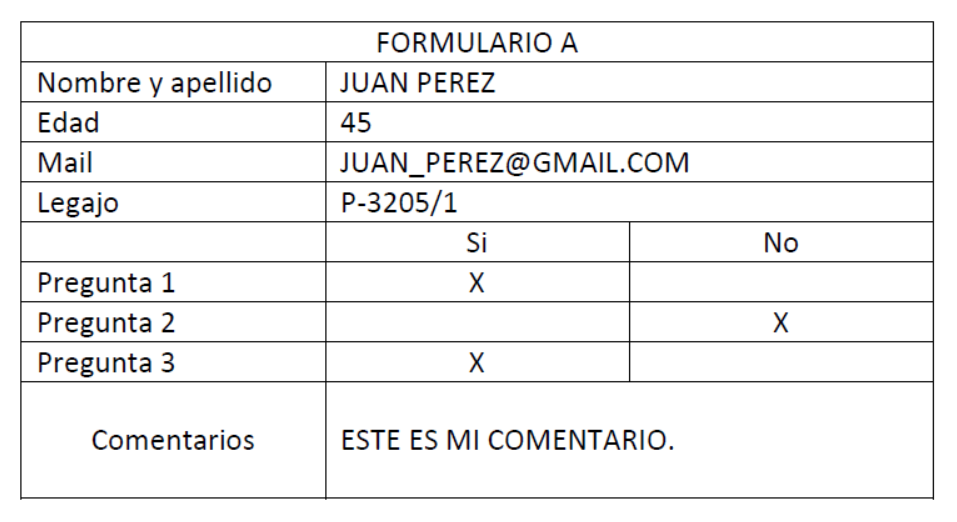
#> input picture formulario_01.png, 957 x 522 px
$ python Problema_2.py   (older library calls are emulated)
#> lines starting #> are read from the running program, lines starting #| are printed output that depends on the picture; after the words box and inside, x2 and y2 are one past the last pixel; in counts of white or black regions, pixels touching at a corner belong together
### validar_utils.py
import cv2
import numpy as np

def contar_espacios_y_palabras(celda):
    '''
    Función que recibe una celda del formulario y retorna la cantidad de componentes, palabras y espacios
    '''
    # Cambiamos el umbral de 180 a 140 porque estabamos perdiendo muchos pixeles de los puntos
    # No logrando la detección del punto como un componente
    _, binarizada = cv2.threshold(celda, 140, 255, cv2.THRESH_BINARY_INV)
    num_labels, labels, stats, centroids = cv2.connectedComponentsWithStats(
        binarizada, 8, cv2.CV_32S)  # type: ignore
    componentes = stats[1:]

    # Si no hay componentes tampoco hay espacios ni palabras
    if len(componentes) == 0:
        return 0, 0, 0

    # Ordenamos las componentes mediante el punto superior izquierdo
    componentes_ordenados = componentes[componentes[:,
                                                    cv2.CC_STAT_LEFT].argsort()]

    distancias = []

    umbral_dinamico = 0.
    cantidad_espacios = 0

    # Iteramos sobre los componentes para encontrar las distancias entre un caracter y el siguiente
    for i in range(len(componentes_ordenados) - 1):
        fin_actual = componentes_ordenados[i, cv2.CC_STAT_LEFT] + \
            componentes_ordenados[i, cv2.CC_STAT_WIDTH]
        inicio_siguiente = componentes_ordenados[i+1, cv2.CC_STAT_LEFT]
        distancia = inicio_siguiente - fin_actual
        if distancia > 0:
            distancias.append(distancia)

    # Si no tenemos distancias, es porque tenemos una sola palabra
    if not distancias:
        return num_labels-1, 1, 0

    # Nuestro caso especial es si tenemos dos distancias solamente, donde nuestro umbral dinamico no funcionaría
    if len(distancias) <= 2:
        # Para solucionarlo sacamos la media del ancho de los componentes
        ancho_promedio_caracter = np.mean(
            componentes_ordenados[:, cv2.CC_STAT_WIDTH])
        # Utilizamos un valor umbral para encontrar la cantidad de espacios con tamaño mayor
        # al 75% del promedio de los anchos de los componentes
        umbral_heuristico = ancho_promedio_caracter * 0.75
        cantidad_espacios = np.sum(distancias > umbral_heuristico)
    else:
        # Para tres componentes o más, utilizamos el MAD para encontrar
        # cuales distancias entre caracteres son atípicas y así encontrar la cantidad de espacios
        distancias = np.array(distancias)
        mediana = np.median(distancias)
        mad = np.median(np.abs(distancias - np.median(distancias)))
        if mad == 0:
            umbral_dinamico = mediana * 2.5
        else:
            umbral_dinamico = mediana + 3 * mad
        cantidad_espacios = np.sum(distancias > umbral_dinamico)

    caracteres = num_labels-1
    palabras = cantidad_espacios+1
    # Llegado a este punto, sabemos que la cantidad de palabras es una más que la cantidad de espacios
    # Que nuestras componentes son todas menos el fondo, y la cantidad de espacios es la calculada por nuestro método
    return caracteres, palabras, cantidad_espacios

def validacion_nombre(celda):
    num_caracteres, num_palabras, num_espacios = contar_espacios_y_palabras(
        celda)
    if (num_palabras >= 2 and num_caracteres <= 25):
        return "OK"
    return "MAL"


def validacion_edad(celda):
    num_caracteres, num_palabras, num_espacios = contar_espacios_y_palabras(
        celda)
    if (2 <= num_caracteres <= 3 and num_espacios == 0):
        return "OK"
    return "MAL"


def validacion_mail(celda):
    num_caracteres, num_palabras, num_espacios = contar_espacios_y_palabras(
        celda)
    if (num_palabras == 1 and num_caracteres <= 25):
        return "OK"
    return "MAL"


def validacion_legajo(celda):
    num_caracteres, num_palabras, num_espacios = contar_espacios_y_palabras(
        celda)
    if (num_caracteres == 8 and num_palabras == 1):
        return "OK"
    return "MAL"


def validacion_comentario(celda):
    num_caracteres, num_palabras, num_espacios = contar_espacios_y_palabras(
        celda)
    if (num_palabras >= 1 and num_caracteres <= 25):
        return "OK"
    return "MAL"


def validacion_preguntas(celda_si, celda_no):
    num_caracteres_si, num_palabras_si, num_espacios_si = contar_espacios_y_palabras(
        celda_si)
    num_caracteres_no, num_palabras_no, num_espacios_no = contar_espacios_y_palabras(
        celda_no)

    if (num_caracteres_si == 1 and num_caracteres_no == 0):
        return "OK"

    if (num_caracteres_si == 0 and num_caracteres_no == 1):
        return "OK"

    return "MAL"


def validacion(celdas, id, tipo_formulario):
    '''
    Función que genera un diccionario con las validaciones de cada celda del formulario

    Argumentos necesarios:
    celdas: Diccionario con las referencias a las celdas,
    id: identificador del formulario,
    tipo_formulario: [A,B,C]

    Retorna:
    estados: Diccionario con llave 'nombre_celda' y valor 'OK' o 'MAL' según el resultado de la validación
    '''
    estados = {}
    estados['id'] = id
    estados['tipo_formulario'] = tipo_formulario
    estados['nombre'] = validacion_nombre(celdas['nombre_valor'])
    estados['edad'] = validacion_edad(celdas['edad_valor'])
    estados['mail'] = validacion_mail(celdas['mail_valor'])
    estados['legajo'] = validacion_legajo(celdas['legajo_valor'])
    estados['pregunta1'] = validacion_preguntas(
        celdas['pregunta1_si'], celdas['pregunta1_no'])
    estados['pregunta2'] = validacion_preguntas(
        celdas['pregunta2_si'], celdas['pregunta2_no'])
    estados['pregunta3'] = validacion_preguntas(
        celdas['pregunta3_si'], celdas['pregunta3_no'])
    estados['comentario'] = validacion_comentario(celdas['comentario_valor'])
    return estados


def estado_formulario(estados):
    '''
    Función que encuentra el estado general del formulario
    Si uno de los campos es 'MAL', es considerado inválido
    '''
    aux = list(estados.values())
    for value in aux[2:]:
        if value != 'OK':
            return False
    return True

### Problema_2.py
import numpy as np
import matplotlib.pyplot as plt
import cv2
import csv
from graficar_utils import dibujar_segmentos_horizontales,dibujar_segmentos_verticales,graficar_estado_formulario,mostrar_formulario_desarmado, generar_imagen_dummy
from validar_utils import validacion, estado_formulario

def encontrar_lineas(nombre_archivo, umbral_mascara, longitud_min_vertical, longitud_min_horizontal):
    '''
    Función para encontrar coordenadas de lineas horizontales y verticales

    Argumentos necesarios:
    nombre_archivo: Ruta al archivo,
    umbral_mascara: Umbral general para binarizar la imagen,
    longitud_min_vertical: Valor umbral relacionado a la cantidad de pixeles necesarios para ser considerado una linea vertical,
    longitud_min_horizontal: Valor umbral relacionado a la cantidad de píxeles necesarios para ser considerados una linea horizontal

    Retorna:
    img: imagen original,
    mascara_umbral: imagen original binarizada,
    x_unicas: coordenadas de x sobre las cuales tenemos lineas verticales,
    y_unicas: coordenadas de y sobre las cuales tenemos lineas horizontales
    '''
#> called with nombre_archivo = 'formulario_01.png', umbral_mascara = 180, longitud_min_vertical = 170, longitud_min_horizontal = 200
    img = cv2.imread(filename=nombre_archivo, flags=cv2.IMREAD_GRAYSCALE)
    mascara_umbral = img < umbral_mascara  # type: ignore
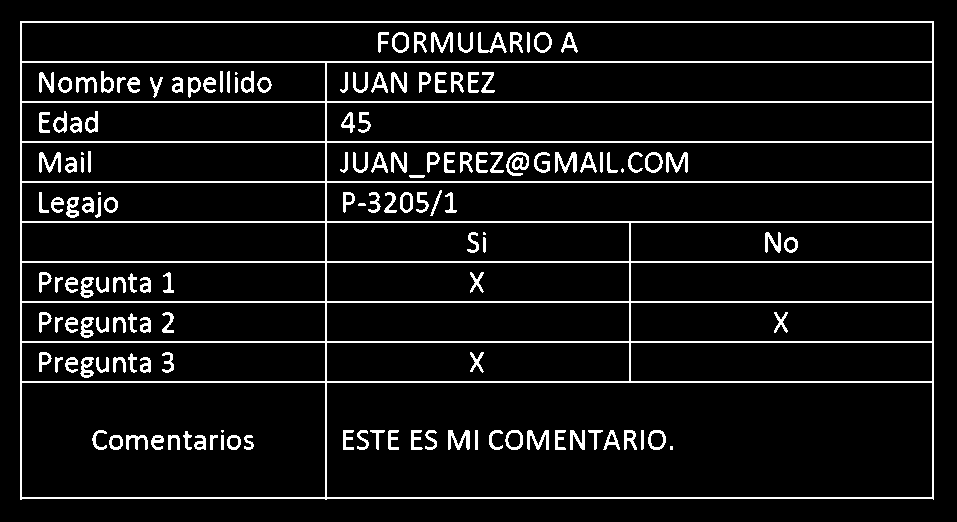
#> mascara_umbral: shape (522, 957) bool; 8% white in thin lines or dots, all inside (x1, y1, x2, y2) = (20, 21, 934, 500)
    # Sumamos los True para generar un vector que nos diga
    # en qué coordenada X o Y hay más concentracion de pixeles
    proyeccion_vertical = np.sum(mascara_umbral, axis=0)
#> proyeccion_vertical = 957 values, max 479 at index 20, min 0 at index 0, mean 41.97
    proyeccion_horizontal = np.sum(mascara_umbral, axis=1)
#> proyeccion_horizontal = 522 values, max 914 at index 21, min 0 at index 0, mean 76.95
    coord_x_lineas = list(np.where(proyeccion_vertical > longitud_min_vertical)[0])
#> coord_x_lineas = [20, 21, 325, 326, 629, 630, 932, 933]
    coord_y_lineas = list(np.where(proyeccion_horizontal > longitud_min_horizontal)[0])
#> coord_y_lineas = 26 values from 21 to 498
    #Como nuestro umbralado general genera lineas dobles, descartamos una linea intermedia para quedarnos con una sola
    x_unicas = coord_x_lineas[1::2]
#> x_unicas = [21, 326, 630, 933]
    y_unicas = coord_y_lineas[1::2]
#> y_unicas = [22, 62, 101, 141, 181, 221, 261, 301, 341, 381, 437, 448, 498]
    return img, mascara_umbral, x_unicas, y_unicas


def encontrar_segmentos(mascara_umbral, coordenadas, eje='horizontal', min_largo=10):
    '''
    Función que encuentra los segmentos de linea teniendo en cuenta el eje y largo mínimo,
    utilizada para poder graficar las separaciones del formulario

    Argumentos necesarios:
    mascara_umbral: Imagen binarizada,
    coordenadas: Vector que contiene las coordenadas X o Y donde encontraremos potenciales segmentos horizontales o verticales
    eje: 'horizontal' o 'vertical' para encontrar segmentos con la orientación deseada,
    min_largo: valor umbral que determina el largo minimo (pixeles consecutivos) para ser considerado un segmento.

    Retorna:
    segmentos_dict: Diccionario con clave "coordenada_base" y valor [(inicio, fin)...] para identificar la columna,
    el comienzo y el final de los segmentos.
    Ej: {50: [(10, 100), (120, 200)]} En la fila Y=50, hay un segmento de X=10 a X=100 y otro de X=120 a X=200.
    '''

    segmentos_dict = {}
    linea_actual = []
    for coord in coordenadas:
        #Extraemos la linea donde encontraremos los segmentos
        #Si es horizontal extraemos una fila. Si es vertical, una columna.
        if eje == 'horizontal':
            linea_actual = mascara_umbral[coord, :]
        elif eje == 'vertical':
            linea_actual = mascara_umbral[:, coord]
        segmentos_en_linea = []
        en_segmento = False
        inicio = 0

        #Contamos la cantidad de pixeles negros consecutivos, si superan el largo minimo, se consideran segmentos
        for i, pixel_es_negro in enumerate(linea_actual):
            if pixel_es_negro and not en_segmento:
                en_segmento = True
                inicio = i
            elif not pixel_es_negro and en_segmento:
                en_segmento = False
                final = i - 1
                if (final - inicio) >= min_largo:
                    segmentos_en_linea.append((inicio, final))

        #Si el segmento toma todo el ancho o el alto de la imagen, en_segmento se mantiene en True
        if en_segmento:
            final = len(linea_actual) - 1
            if (final - inicio) >= min_largo:
                segmentos_en_linea.append((inicio, final))

        if segmentos_en_linea:
            segmentos_dict[coord] = segmentos_en_linea

    return segmentos_dict

def encontrar_celdas(img, segmentos_hor, segmentos_ver, margen=2):
    '''
    Función que separa las celdas individuales del formulario

    Argumentos necesarios:
    img: imagen original,
    segmentos_hor: Diccionario con los segmentos horizontales,
    segmentos_ver: Diccionario con los segmentos verticales,
    margen: Valor que permite hacer un cropping de la imagen hacia adentro para eliminar bordes residuales

    Retorna:
    celdas: Diccionario con clave 'nombre_celda' y valor 'seccion de la imagen que representa la celda'
    '''
    filas = []
    #Separamos la imagen en filas, recortando pixeles equivalentes al margen de la parte superior e inferior de la fila
    seg_hor = sorted(list(segmentos_hor.keys()))
    for i in range(len(seg_hor) - 1):
        #Hay que tener cuidado con el slicing de python, se agrega un +1 para poder recortar efectivamente
        #el valor del margen
        fila_recortada = img[seg_hor[i]+1+margen: seg_hor[i+1] - margen, :]
        filas.append(fila_recortada)

    seg_ver = sorted(list(segmentos_ver.keys()))
    celdas = {}
    #Una vez obtenidas las filas, separamos por columnas según el campo
    #recortando pixeles equivalentes al margen del lateral izquierdo y derecho de la celda
    celdas['titulo'] = filas[0][:, seg_ver[0]+1+margen: seg_ver[3]-margen]

    celdas['nombre'] = filas[1][:, seg_ver[0]+1+margen: seg_ver[1]-margen]
    celdas['nombre_valor'] = filas[1][:, seg_ver[1]+1+margen: seg_ver[3]-margen]

    celdas['edad'] = filas[2][:, seg_ver[0]+1+margen: seg_ver[1]-margen]
    celdas['edad_valor'] = filas[2][:, seg_ver[1]+1+margen: seg_ver[3]-margen]

    celdas['mail'] = filas[3][:, seg_ver[0]+1+margen: seg_ver[1]-margen]
    celdas['mail_valor'] = filas[3][:, seg_ver[1]+1+margen: seg_ver[3]-margen]

    celdas['legajo'] = filas[4][:, seg_ver[0]+1+margen: seg_ver[1]-margen]
    celdas['legajo_valor'] = filas[4][:, seg_ver[1]+1+margen: seg_ver[3]-margen]

    celdas['pregunta1'] = filas[6][:, seg_ver[0]+1+margen: seg_ver[1]-margen]
    celdas['pregunta1_si'] = filas[6][:, seg_ver[1]+1+margen: seg_ver[2]-margen]
    celdas['pregunta1_no'] = filas[6][:, seg_ver[2]+1+margen: seg_ver[3]-margen]

    celdas['pregunta2'] = filas[7][:, seg_ver[0]+1+margen: seg_ver[1]-margen]
    celdas['pregunta2_si'] = filas[7][:, seg_ver[1]+1+margen: seg_ver[2]-margen]
    celdas['pregunta2_no'] = filas[7][:, seg_ver[2]+1+margen: seg_ver[3]-margen]

    celdas['pregunta3'] = filas[8][:, seg_ver[0]+1+margen: seg_ver[1]-margen]
    celdas['pregunta3_si'] = filas[8][:, seg_ver[1]+1+margen: seg_ver[2]-margen]
    celdas['pregunta3_no'] = filas[8][:, seg_ver[2]+1+margen: seg_ver[3]-margen]

    celdas['comentario'] = filas[9][:, seg_ver[0]+1+margen: seg_ver[1]-margen]
    celdas['comentario_valor'] = filas[9][:,
                                          seg_ver[1]+1+margen: seg_ver[3]-margen]

    return celdas

def determinar_tipo_formulario(celda):
    '''
    Función que toma la celda correspondiente a la primer fila del formulario y retorna el tipo de formulario A,B o C
    '''
    #Necesitamos una celda de fondo negro y letras blancas para encontrar contornos, asique invertimos la imagen
    celda_invertida = cv2.bitwise_not(celda)
    num_labels, labels, stats, centroids = cv2.connectedComponentsWithStats(celda_invertida, connectivity=8)
    #Creamos una máscara de ceros
    mascara_letra = np.zeros_like(celda_invertida, dtype=np.uint8)
    #Eliminamos el fondo
    component_stats = stats[1:]
    #Encontramos la componente más a la derecha
    #Como eliminamos el fondo, la componente más a la derecha será la letra "A", "B" o "C"
    indice_mas_derecha = np.argmax(component_stats[:, cv2.CC_STAT_LEFT])
    #Le sumamos uno teniendo en cuenta la eliminación del fondo
    label_interes = indice_mas_derecha + 1
    mascara_letra[labels == label_interes] = 255
    #Encontramos los contornos
    contornos, jerarquia = cv2.findContours(mascara_letra, cv2.RETR_TREE, cv2.CHAIN_APPROX_SIMPLE)
    num_contornos_totales = len(contornos)
    #Definimos que letra es por la cantidad de contornos encontrados
    if num_contornos_totales == 3:
        return "B"
    elif num_contornos_totales == 2:
        return "A"
    elif num_contornos_totales == 1:
        return "C"

def escribir_csv(estados):
    '''
    Función para la creación/sobreescritura de los estados de cada formulario
    '''
    with open(file='estados_formularios.csv', mode='w', newline='') as f:
        writer = csv.writer(f)
        writer.writerow(['id','nombre_y_apellido','edad','mail','legajo','pregunta1','pregunta2','pregunta3','comentarios'])
        for _, estado in estados.items():
            writer.writerow([estado['id'], estado['nombre'], estado['edad'], estado['mail'], estado['legajo'],
                            estado['pregunta1'], estado['pregunta2'], estado['pregunta3'], estado['comentario']])


if __name__ == '__main__':
    #-------------------------------- Funcionamiento Principal -------------------------------------
    #1. Setear en True las banderas 'mostrar_pasos', 'segmentos_flag', 'figura_flag' para observar
    #los segmentos utilizados luego para hacer el despiece en celdas del formulario

    #2. Setear en True las banderas 'mostrar_pasos' y 'celdas_flag' para observar el despiece por celdas
    #de cada formulario.

    #3. Setear en True la bandera 'img_salida_flag' para observar el estado general
    #de cada formulario según el nombre provisto.

    #4. Setear en True la bandera 'crear_csv' para crear/sobreescribir el archivo .csv con resumen de cada formulario.

    #5. Setear en True la bandera 'formulario_flag' si se desea ver el estado de cada formulario por consola.

    #6. Setear en true la bandera 'test_formulario_c' si desea probar el caso de que un formulario sea tipo C

    #Recomendamos tener activado 'formulario_flag' y 'crear_csv' en todo momento ya que responden al objetivo completo
    #del trabajo práctico
    #------------------------------------------------------------------------------------------------
    mostrar_pasos = True; figura_flag = False; segmentos_flag = False; celdas_flag = False
    img_salida_flag = False; crear_csv = True; formulario_flag = True; test_formulario_c = False
    id_formularios = []; celdas_nombre = []; lista_estados_generales = []; lista_celdas_nombre = []
    estados = {}; estados_completos = {}
    formularios = ['formulario_01.png', 'formulario_02.png','formulario_03.png', 'formulario_04.png', 'formulario_05.png']
    for formulario in formularios:
        #Obtención del ID del formulario
        id_formulario = formulario.split(sep="_")[1][:2]
        id_formularios.append(id_formulario)

        #Obtención de lineas
        img, mascara, vert, hor = encontrar_lineas(formulario, 180, 170, 200)
#> vert = [21, 326, 630, 933]; hor has the same summary as y_unicas in encontrar_lineas

        #Obtención de segmentos
        segmentos_horizontales = encontrar_segmentos(mascara, hor, 'horizontal', 30)
#> the loop in encontrar_segmentos, `for coord in coordenadas:` made 13 passes
#> coord on passes 1 to 8: 22, 62, 101, 141, 181, 221, 261, 301
#> after the loop in encontrar_segmentos, `for coord in coordenadas:`: segmentos_dict = 11 items
#> segmentos_horizontales = 11 items
        segmentos_verticales = encontrar_segmentos(mascara, vert, 'vertical', 30)
#> the loop in encontrar_segmentos (call 2), `for coord in coordenadas:` made 4 passes
#> coord on passes 1 to 4: 21, 326, 630, 933
#> segmentos_verticales = {21: [(21, 499)], 326: [(61, 499)], 630: [(221, 382)], 933: [(21, 499)]}

        #Obtención de celdas
        celdas = encontrar_celdas(img, segmentos_horizontales, segmentos_verticales, margen=2)
#> in encontrar_celdas, `seg_hor = sorted(list(segmentos_hor.keys()))`: seg_hor = [22, 62, 101, 141, 181, 221, 261, 301, 341, 381, 498]
#> the loop in encontrar_celdas, `for i in range(len(seg_hor) - 1):` made 10 passes
#> pass 3, in encontrar_celdas, `fila_recortada = img[seg_hor[i]+1+margen: seg_hor[i+1] - margen, :]`:
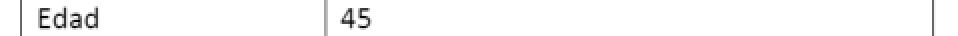
#> fila_recortada: shape (35, 957) (shown at 1/2 size); min 0, max 255, mean 249.5
#> after the loop in encontrar_celdas, `for i in range(len(seg_hor) - 1):`: filas = 10 items
#> in encontrar_celdas, `seg_ver = sorted(list(segmentos_ver.keys()))`: seg_ver = [21, 326, 630, 933]
#> celdas = 20 items

        #Guardamos la celda de los nombres para luego mostrar el estado general de cada formulario
        lista_celdas_nombre.append(celdas['nombre_valor'])

        #Determinamos el tipo de formulario
        tipo_formulario = determinar_tipo_formulario(celdas['titulo'])
#> in determinar_tipo_formulario, `celda_invertida = cv2.bitwise_not(celda)`:
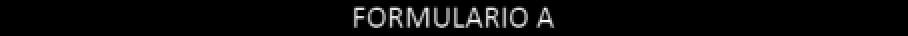
#> celda_invertida: shape (35, 907) (shown at 1/2 size); min 0, max 255, mean 9
#> in determinar_tipo_formulario, `celda_invertida = cv2.bitwise_not(celda)`:
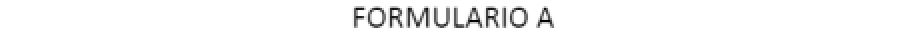
#> celda: shape (35, 907) (shown at 1/2 size); min 0, max 255, mean 246
#> in determinar_tipo_formulario, `num_labels, labels, stats, centroids = cv2.connectedComponentsWithStat..`:
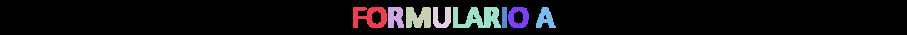
#> labels: shape (35, 907) int32; 9 distinct labels, from 0 to 8; one colour per label, 0 black
#> in determinar_tipo_formulario, `num_labels, labels, stats, centroids = cv2.connectedComponentsWithStat..`: num_labels = 9; stats = [[0, 0, 907, 35, 29048], [353, 7, 34, 21, 448], [388, 7, 16, 21, 274], [406, 7, 25, 21, 434], [433, 7, 18, 21, 248], [453, 7, 48, 21, 661], [502, 7, 5, 21, 105], [508, 7, 21, 21, 283], [536, 7, 20, 21, 244]]; centroids = [[453.3, 16.98], [369.4, 16.29], [394.9, 16.76], [418, 17.43], [441.6, 17.47], [477.7, 17.66], [504, 17], [518.1, 16.99], [544.9, 18.11]]
#> in determinar_tipo_formulario, `component_stats = stats[1:]`: component_stats = [[353, 7, 34, 21, 448], [388, 7, 16, 21, 274], [406, 7, 25, 21, 434], [433, 7, 18, 21, 248], [453, 7, 48, 21, 661], [502, 7, 5, 21, 105], [508, 7, 21, 21, 283], [536, 7, 20, 21, 244]]
#> in determinar_tipo_formulario, `indice_mas_derecha = np.argmax(component_stats[:, cv2.CC_STAT_LEFT])`: indice_mas_derecha = 7
#> in determinar_tipo_formulario, `label_interes = indice_mas_derecha + 1`: label_interes = 8
#> tipo_formulario = 'A'

        #Validamos cada celda
        estado = validacion(celdas, id_formulario, tipo_formulario)
#> in contar_espacios_y_palabras, `_, binarizada = cv2.threshold(celda, 140, 255, cv2.THRESH_BINARY_INV)`:
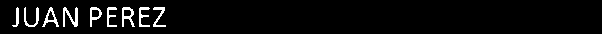
#> binarizada: shape (34, 602); 4.6% white in thin lines or dots, all inside (x1, y1, x2, y2) = (12, 7, 166, 27)
#> in contar_espacios_y_palabras, `_, binarizada = cv2.threshold(celda, 140, 255, cv2.THRESH_BINARY_INV)`:
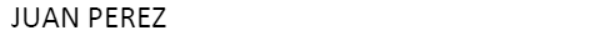
#> celda: shape (34, 602); min 0, max 255, mean 243.8
#> in contar_espacios_y_palabras, `num_labels, labels, stats, centroids = cv2.connectedComponentsWithStat..`: num_labels = 10; stats = [[0, 0, 602, 34, 19529], [12, 7, 7, 20, 61], [24, 7, 15, 20, 106], [42, 7, 17, 20, 111], [63, 7, 15, 20, 144], [90, 7, 12, 20, 98], [107, 7, 10, 20, 93], [122, 7, 13, 20, 122], [139, 7, 11, 20, 102], [153, 7, 13, 20, 102]]; centroids = [[310.6, 16.51], [16.57, 17.26], [31.44, 17.5], [50.31, 17.77], [70.45, 16.54], [94.08, 14.49], [110.3, 15.91], [127.1, 15.6], [142.6, 16], [158.7, 16.03]]
#> (the rest of the program and of its run is left out)
